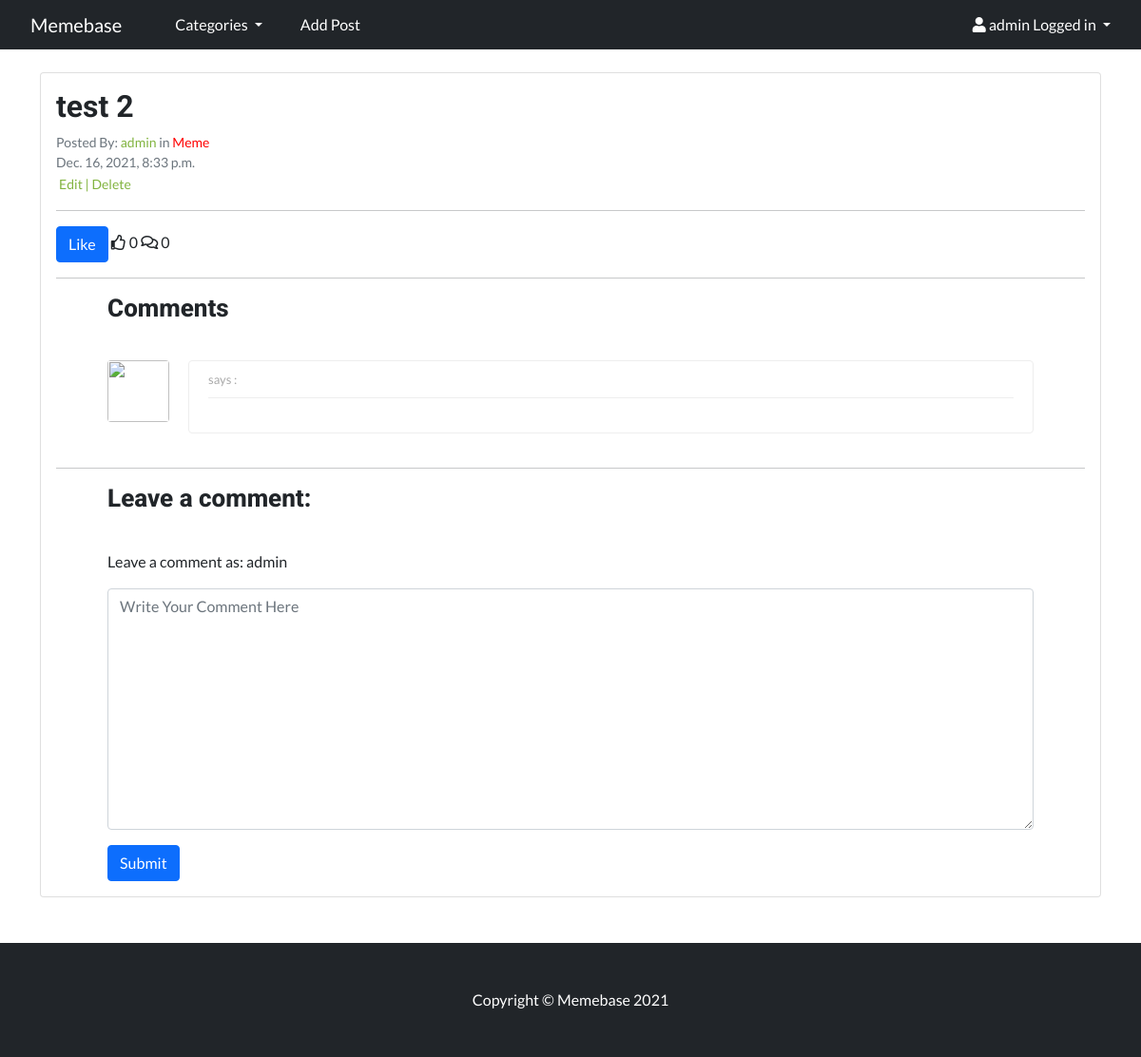
/post/2 (signed in), run on the app's committed database.
### memeblog/models.py (models this page shows, shortened)
class Post(models.Model):
    title = models.CharField(max_length=200, unique=True)
    slug = models.SlugField(max_length=200, unique=True)
    category = models.CharField(max_length=200)
    author = models.ForeignKey(User, on_delete=models.CASCADE, related_name="blog_posts")
    posted_on = models.DateTimeField(auto_now=True)
    content_image = CloudinaryField('image')
    likes = models.ManyToManyField(User, related_name='post_likes', blank=True)
    class Meta:
        ordering = ['-posted_on']
    def total_likes(self):
        return self.likes.count()

class Comment(MPTTModel):
    post = models.ForeignKey(Post, on_delete=models.CASCADE, related_name='comments')
    name = models.CharField(max_length=100)
    parent = TreeForeignKey('self', on_delete=models.CASCADE,
                            null=True, blank=True, related_name='children')
    body = models.TextField()
    created_on = models.DateTimeField(auto_now_add=True)
    class MPTTMeta:
        order_insertion_by = ['created_on']
    def __str__(self):
        return f"Comment {self.body} by {self.name}"

### memeblog/views.py (the view)
# urls.py: path('post/<int:pk>', PostDetailView.as_view(), name='post_detail'),
class PostDetailView(DetailView):
    model = Post
    template_name = 'post_detail.html'
    def get_context_data(self, *args, **kwargs):
        context = super(PostDetailView, self).get_context_data(*args, **kwargs)
        post = get_object_or_404(Post, id=self.kwargs['pk'])
        total_likes = post.total_likes()
        comments = post.comments
        liked = False
        if post.likes.filter(id=self.request.user.id).exists():
            liked = True
        context['comments'] = comments
        context['comment_form'] = CommentForm()
        context['total_likes'] = total_likes
        context["liked"] = liked
        return context

### memeblog/forms.py
class CommentForm(forms.ModelForm):
    class Meta:
        model = Comment
        fields = ('body', 'parent',)
        labels = {
            'body': '',
            'parent': ''
        }
        widgets = {
            'body': forms.Textarea(attrs={'class': 'form-control', 'placeholder': 'Write Your Comment Here'}),
            'parent': forms.Select(attrs={'class': 'd-none', 'required': False}),
        }

### memeblog/views.py (called while the page is built)
def category_list(request):
    category_list = Category.objects.all()
    context = {
        'category_list': category_list
    }
    return context

### templates/post_detail.html (shortened to what this page needs)
{% extends "base.html" %}
{% block content %}
<div class="container">
    <div class="row">
        <div class="col-lg-12 mb-4 mt-4">
            <div class="card mb-4">
                <div class="card-body">
                    <h2 class="card-title">{{ post.title }}</h2>
                    <div class="small text-muted">Posted By: <a
                            href="{% url 'profile_page' post.author.userprofile.id %}">{{ post.author }}</a> in <a
                            class="category-link" href="{% url 'category' post.category %}">{{ post.category }}</a>
                    </div>
                    <div class="small text-muted">{{ post.posted_on }}</div>
                    <small>
                        {% if user.is_authenticated %}
                        {% if user.id == post.author.id %}
                        <a class="post-link" href="{% url 'edit_post' post.pk %}"> Edit |</a>
                        <a class="post-link" href="{% url 'delete_post' post.pk %}"> Delete</a>
                        {% endif %}
                        {% endif %}
                    </small>
                    <hr>
                    <form action="{% url 'like_post' post.pk %}" method="POST">
                        {% if user.is_authenticated %}
                        {% if liked %}
                        <button type="submit" name="post_id" value="{{ post.id }}" class="btn btn-danger">
                            Unlike
                        </button>
                        {% else %}
                        <button type="submit" name="post_id" value="{{ post.id }}" class="btn btn-primary">
                            Like
                        </button>
                        {% endif %}
                        {% else %}
                        <small><a href="{% url 'login' %}">Login</a> to like</small>
                        <br>
                        {% endif %}
                        <span><i class="far fa-thumbs-up"></i> {{ total_likes }}</span>
                        <span><i class="far fa-comments"></i> {{ comments.count }}</span>
                    </form>
                    <hr>
                    <div class="blog-comment">
                        <h3>Comments</h3>
                        <ul class="comments">
                            {% load mptt_tags %}
                            {% recursetree comments.all %}
                            <li >
                                <img class="avatar"
                                    src="https://res.cloudinary.com/demon13/image/upload/v1639504110/default_profile_pic_qzyzr6.png">
                                <div class="post-comments">
                                    <p class="meta">{{ node.created_on }} {{ node.name }}
                                        says :
                                        </p>
                                </div>
                            </li>
                            {% endrecursetree %}
                        </ul>
                    </div>
                    <hr>
                    <div class="blog-comment">
                        <h3>Leave a comment:</h3>
                        <div>
                            {% if user.is_authenticated %}
                            <p>Leave a comment as: {{ user.username }}</p>
                            <form action="{% url 'comment_post' post.pk %}" method="POST">
                                {{ comment_form }}
                                <button type="submit" name="post_id" value="{{ post.id }}"
                                    class="btn btn-primary mt-3">Submit</button>
                            </form>
                            {% else %}
                            <small><a href="{% url 'login' %}">Login</a> to comment</small>
                            {% endif %}
                        </div>
                    </div>
                </div>
            </div>
        </div>
    </div>
    {% endblock %}

### templates/base.html (shortened to what this page needs)
{% load static %}
<!DOCTYPE html>
<html lang="en">
<head>
    <link rel="stylesheet" href="https://cdnjs.cloudflare.com/ajax/libs/font-awesome/5.15.3/css/all.min.css">
    <link rel="stylesheet" href="https://cdn.jsdelivr.net/npm/bootstrap@5.1.3/dist/css/bootstrap.min.css"
        type="text/css">
    <link rel="stylesheet" href="{% static 'css/style.css' %}">
</head>
<body>
    <nav class="navbar navbar-expand-lg navbar-dark bg-dark py-0 px-0">
        <div class="container-fluid">
            <a class="navbar-brand" href="{% url 'home' %}">Memebase</a>
            <div class="collapse navbar-collapse" id="navbarNavDropdown">
                <ul class="navbar-nav">
                    <li class="nav-item dropdown">
                        <a class="nav-link dropdown-toggle" href="#" id="navbarDropdownMenuLink" role="button"
                            data-bs-toggle="dropdown" aria-expanded="false">
                            Categories
                        </a>
                    </li>
                    {% if user.is_authenticated %}
                    <li class="nav-item">
                        <a class="nav-link" href="{% url 'add_post' %}">Add Post</a>
                    </li>
                    <li class="nav-item right dropdown">
                        <a class="nav-link dropdown-toggle" href="#" id="navbarDropdownMenuLink" role="button"
                            data-bs-toggle="dropdown" aria-expanded="false">
                            <i class="fas fa-user"></i> {{ user.username }} Logged in
                        </a>
                    </li>
                    {% endif %}
                </ul>
            </div>
        </div>
    </nav>
    <main>
        {% block content %}{% endblock content %}
    </main>
    <footer class="py-5 bg-dark">
        <div class="container">
            <p class="m-0 text-center text-white">Copyright &copy; Memebase 2021</p>
        </div>
    </footer>
</body>
</html>

### static/css/style.css (style rules this page uses)
body { font-family: Lato, sans-serif; font-weight: 400; }
.h1, .h2, .h3, .h4, .h5, .h6, h1, h2, h3, h4, h5, h6 { font-family: Roboto, sans-serif; font-weight: bold; }
.category-link { color: red }
a { color: #82b440; text-decoration: none; }
.blog-comment::before, .blog-comment::after, .blog-comment-form::before, .blog-comment-form::after { content: ""; display: table; clear: both; }
.blog-comment { padding-left: 5%; padding-right: 5%; }
.blog-comment ul { list-style-type: none; padding: 0; }
.blog-comment img { opacity: 1; filter: Alpha(opacity=100); -webkit-border-radius: 4px; -moz-border-radius: 4px; -o-border-radius: 4px; border-radius: 4px; }
.blog-comment img.avatar { position: relative; float: left; margin-left: 0; margin-top: 0; width: 65px; height: 65px; }
.blog-comment .post-comments { border: 1px solid #eee; margin-bottom: 20px; margin-left: 85px; margin-right: 0px; padding: 10px 20px; position: relative; -webkit-border-radius: 4px; -moz-border-radius: 4px; -o-border-radius: 4px; border-radius: 4px; background: #fff; color: #6b6e80; position: relative; }
.blog-comment .meta { font-size: 13px; color: #aaaaaa; padding-bottom: 8px; margin-bottom: 10px !important; border-bottom: 1px solid #eee; }
.blog-comment h3, .blog-comment-form h3 { margin-bottom: 40px; font-size: 26px; line-height: 30px; font-weight: 800; }
.navbar-brand { padding: 11px 20px; }
.navbar-nav { width: 100%; }
.nav-link { color: #fff !important; }
.nav-item { padding: 6px 12px; text-align: center; }
.right { margin-left: auto; }

### data on the page
Post: title "test 2", author "admin", category "Meme", posted_on "Dec. 16, 2021, 8:33 p.m.", count "0"

### other printed values
{{ user.username }} "admin"
{{ total_likes }} "0"
